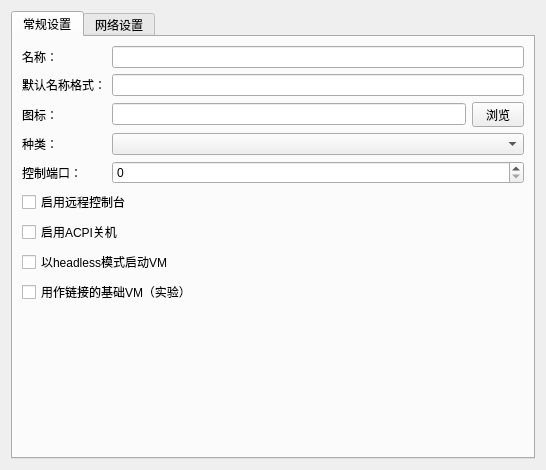
<?xml version="1.0" encoding="UTF-8"?>
<ui version="4.0">
 <class>VMwareVMConfigPageWidget</class>
 <widget class="QWidget" name="VMwareVMConfigPageWidget">
  <property name="geometry">
   <rect>
    <x>0</x>
    <y>0</y>
    <width>546</width>
    <height>470</height>
   </rect>
  </property>
  <property name="windowTitle">
   <string>医院信息系统及其他终端系统配置</string>
  </property>
  <layout class="QVBoxLayout" name="verticalLayout">
   <item>
    <widget class="QTabWidget" name="uiTabWidget">
     <property name="currentIndex">
      <number>0</number>
     </property>
     <widget class="QWidget" name="tab">
      <attribute name="title">
       <string>常规设置</string>
      </attribute>
      <layout class="QGridLayout" name="gridLayout">
       <item row="3" column="1">
        <widget class="QComboBox" name="uiCategoryComboBox"/>
       </item>
       <item row="2" column="1">
        <layout class="QHBoxLayout" name="horizontalLayout_7">
         <item>
          <widget class="QLineEdit" name="uiSymbolLineEdit"/>
         </item>
         <item>
          <widget class="QToolButton" name="uiSymbolToolButton">
           <property name="text">
            <string>  浏览  </string>
           </property>
           <property name="toolButtonStyle">
            <enum>Qt::ToolButtonTextOnly</enum>
           </property>
          </widget>
         </item>
        </layout>
       </item>
       <item row="2" column="0">
        <widget class="QLabel" name="uiSymbolLabel">
         <property name="text">
          <string>图标：</string>
         </property>
        </widget>
       </item>
       <item row="0" column="0">
        <widget class="QLabel" name="uiNameLabel">
         <property name="text">
          <string>名称：</string>
         </property>
        </widget>
       </item>
       <item row="8" column="0" colspan="2">
        <widget class="QCheckBox" name="uiBaseVMCheckBox">
         <property name="enabled">
          <bool>true</bool>
         </property>
         <property name="text">
          <string>用作链接的基础VM（实验）</string>
         </property>
        </widget>
       </item>
       <item row="5" column="0" colspan="2">
        <widget class="QCheckBox" name="uiEnableConsoleCheckBox">
         <property name="text">
          <string>启用远程控制台</string>
         </property>
        </widget>
       </item>
       <item row="9" column="0">
        <spacer name="verticalSpacer">
         <property name="orientation">
          <enum>Qt::Vertical</enum>
         </property>
         <property name="sizeHint" stdset="0">
          <size>
           <width>20</width>
           <height>138</height>
          </size>
         </property>
        </spacer>
       </item>
       <item row="4" column="1">
        <widget class="QSpinBox" name="uiConsolePortSpinBox">
         <property name="maximum">
          <number>65535</number>
         </property>
        </widget>
       </item>
       <item row="4" column="0">
        <widget class="QLabel" name="uiConsolePortLabel">
         <property name="text">
          <string>控制端口：</string>
         </property>
        </widget>
       </item>
       <item row="3" column="0">
        <widget class="QLabel" name="uiCategoryLabel">
         <property name="text">
          <string>种类：</string>
         </property>
        </widget>
       </item>
       <item row="0" column="1">
        <widget class="QLineEdit" name="uiNameLineEdit"/>
       </item>
       <item row="6" column="0" colspan="2">
        <widget class="QCheckBox" name="uiACPIShutdownCheckBox">
         <property name="text">
          <string>启用ACPI关机</string>
         </property>
        </widget>
       </item>
       <item row="7" column="0" colspan="2">
        <widget class="QCheckBox" name="uiHeadlessModeCheckBox">
         <property name="text">
          <string>以headless模式启动VM</string>
         </property>
         <property name="checked">
          <bool>false</bool>
         </property>
        </widget>
       </item>
       <item row="1" column="0">
        <widget class="QLabel" name="uiDefaultNameFormatLabel">
         <property name="text">
          <string>默认名称格式：</string>
         </property>
        </widget>
       </item>
       <item row="1" column="1">
        <widget class="QLineEdit" name="uiDefaultNameFormatLineEdit"/>
       </item>
      </layout>
     </widget>
     <widget class="QWidget" name="tab_2">
      <attribute name="title">
       <string>网络设置</string>
      </attribute>
      <layout class="QGridLayout" name="gridLayout_2">
       <item row="2" column="2">
        <widget class="QLineEdit" name="uiPortNameFormatLineEdit">
         <property name="text">
          <string/>
         </property>
        </widget>
       </item>
       <item row="2" column="0">
        <widget class="QLabel" name="uiPortNameFormatLabel">
         <property name="toolTip">
          <string>&lt;html&gt;&lt;head/&gt;&lt;body&gt;&lt;p&gt;{0} - the port number, from 0 to the number of adapters-1.&lt;/p&gt;&lt;p&gt;{1} - the segment number, from 0 to the number of segments-1.&lt;/p&gt;&lt;p&gt;{port0} - named alias for {0}.&lt;/p&gt;&lt;p&gt;{port1} - the port number, from 1 to the number of adapters.&lt;/p&gt;&lt;p&gt;{segment0} - named alias for {1}.&lt;/p&gt;&lt;p&gt;{segment1} - the segment number, from 1 to the number of segments.&lt;/p&gt;&lt;/body&gt;&lt;/html&gt;</string>
         </property>
         <property name="text">
          <string>名称格式：</string>
         </property>
        </widget>
       </item>
       <item row="3" column="0">
        <widget class="QLabel" name="uiPortSegmentSizeLabel">
         <property name="text">
          <string>段的大小：</string>
         </property>
        </widget>
       </item>
       <item row="0" column="2">
        <widget class="QSpinBox" name="uiAdaptersSpinBox">
         <property name="minimum">
          <number>0</number>
         </property>
         <property name="maximum">
          <number>10</number>
         </property>
        </widget>
       </item>
       <item row="3" column="2">
        <widget class="QSpinBox" name="uiPortSegmentSizeSpinBox">
         <property name="maximum">
          <number>128</number>
         </property>
         <property name="singleStep">
          <number>4</number>
         </property>
        </widget>
       </item>
       <item row="0" column="0">
        <widget class="QLabel" name="uiAdaptersLabel">
         <property name="text">
          <string>适配器：</string>
         </property>
        </widget>
       </item>
       <item row="8" column="1" colspan="2">
        <spacer name="spacer">
         <property name="orientation">
          <enum>Qt::Vertical</enum>
         </property>
         <property name="sizeHint" stdset="0">
          <size>
           <width>248</width>
           <height>178</height>
          </size>
         </property>
        </spacer>
       </item>
       <item row="5" column="2">
        <widget class="QComboBox" name="uiAdapterTypesComboBox">
         <property name="sizePolicy">
          <sizepolicy hsizetype="Expanding" vsizetype="Fixed">
           <horstretch>0</horstretch>
           <verstretch>0</verstretch>
          </sizepolicy>
         </property>
        </widget>
       </item>
       <item row="5" column="0">
        <widget class="QLabel" name="label">
         <property name="text">
          <string>类别：</string>
         </property>
        </widget>
       </item>
       <item row="7" column="0" colspan="3">
        <widget class="QCheckBox" name="uiUseAnyAdapterCheckBox">
         <property name="text">
          <string>允许使用任何虚拟适配器配置MNSS</string>
         </property>
        </widget>
       </item>
       <item row="1" column="0">
        <widget class="QLabel" name="uiFirstPortNameLabel">
         <property name="text">
          <string>第一个端口名：</string>
         </property>
        </widget>
       </item>
       <item row="1" column="2">
        <widget class="QLineEdit" name="uiFirstPortNameLineEdit"/>
       </item>
       <item row="6" column="0" colspan="3">
        <widget class="QCheckBox" name="uiUseUbridgeCheckBox">
         <property name="text">
          <string>使用ubridge网络连接</string>
         </property>
        </widget>
       </item>
      </layout>
     </widget>
    </widget>
   </item>
  </layout>
 </widget>
 <resources/>
 <connections/>
</ui>
